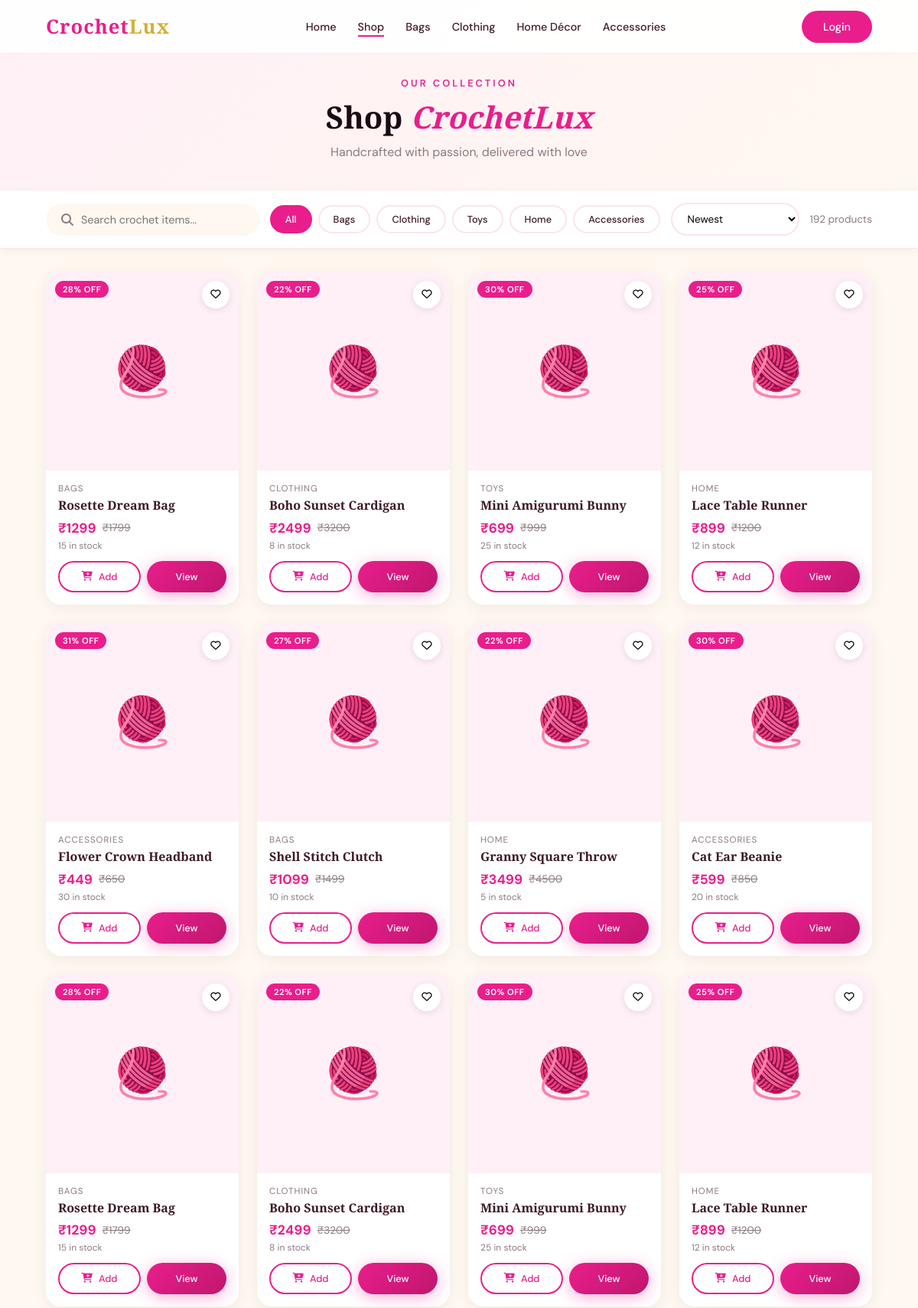
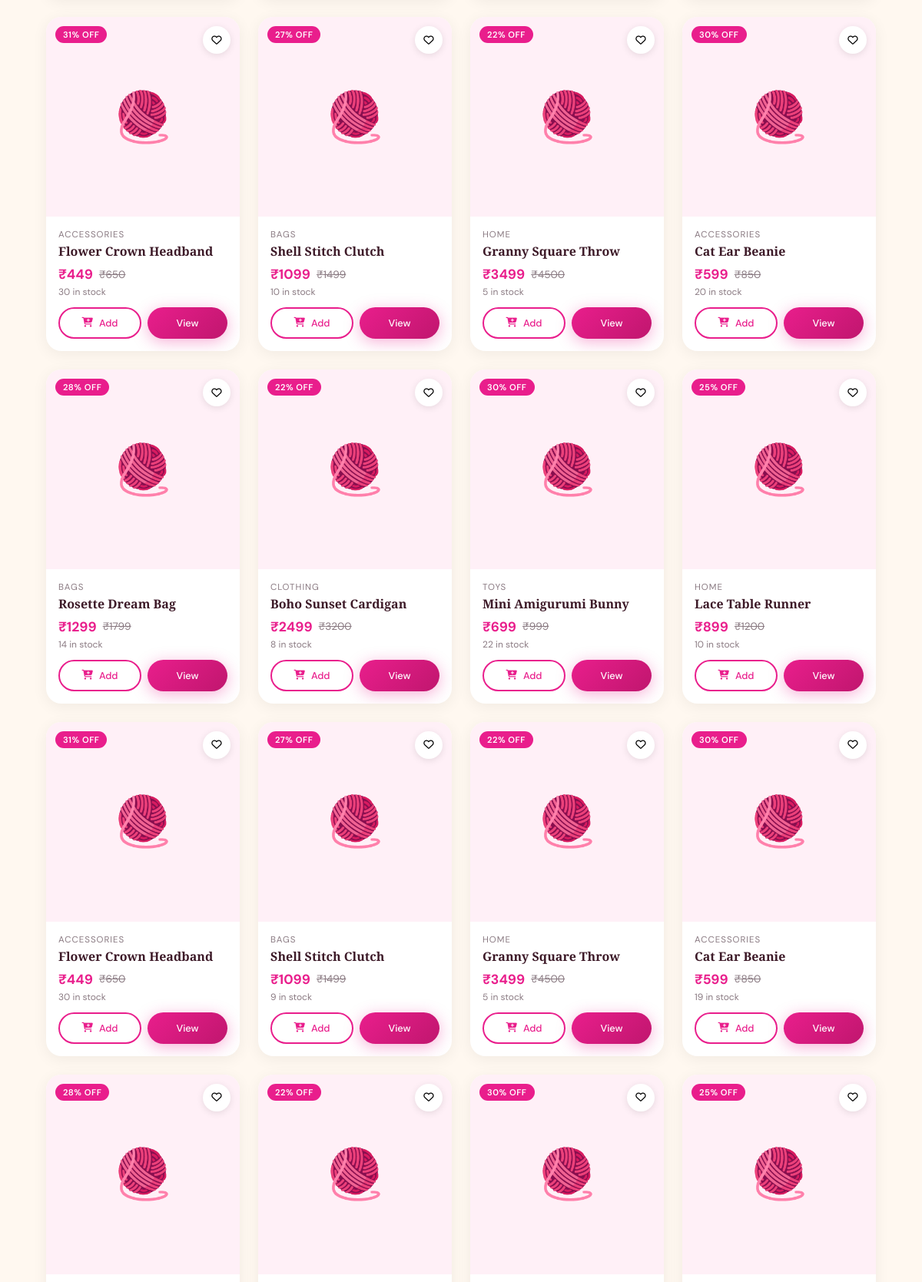
Page /shop (upper part) on the committed database (2 pictures, top to bottom).
### tables this page shows
CREATE TABLE products (
            id INTEGER PRIMARY KEY AUTOINCREMENT,
            name TEXT NOT NULL,
            description TEXT,
            price REAL NOT NULL,
            original_price REAL,
            category TEXT,
            stock INTEGER DEFAULT 0,
            image TEXT,
            images TEXT DEFAULT '[]',
            is_featured INTEGER DEFAULT 0,
            created_at TIMESTAMP DEFAULT CURRENT_TIMESTAMP
        );

### app.py (the view)
@app.route('/shop')
def shop():
    db     = get_db()
    cat    = request.args.get('cat', '')
    search = request.args.get('q', '')
    sort   = request.args.get('sort', 'newest')
    q      = "SELECT * FROM products WHERE 1=1"
    params = []
    if cat:    q += " AND category=?";                          params.append(cat)
    if search: q += " AND (name LIKE ? OR description LIKE ?)"; params += [f'%{search}%'] * 2
    q += {' low': ' ORDER BY price ASC', ' high': ' ORDER BY price DESC'}.get(
         ' ' + sort, ' ORDER BY created_at DESC')
    products   = db.execute(q, params).fetchall()
    categories = db.execute("SELECT DISTINCT category FROM products").fetchall()
    db.close()
    return render_template('shop.html', products=products, categories=categories,
                           current_cat=cat, search=search, sort=sort,
                           cart_count=get_cart_count())

### app.py (called while the page is built)
def get_db():
    db = sqlite3.connect('crochet.db')
    db.row_factory = sqlite3.Row
    return db

def get_cart_count():
    if not session.get('user_id'): return 0
    db = get_db()
    c  = db.execute("SELECT SUM(quantity) FROM cart WHERE user_id=?",
                    (session['user_id'],)).fetchone()[0]
    db.close()
    return c or 0

### templates/shop.html (shortened to what this page needs)
{% extends 'base.html' %}
{% block content %}
<div class="shop-hero">
  <p class="section-eyebrow">Our Collection</p>
  <h1>Shop <span>CrochetLux</span></h1>
  <p style="color:var(--gray);margin-top:8px">Handcrafted with passion, delivered with love</p>
</div>
<div class="shop-bar">
  <form method="GET" action="/shop" style="display:contents">
    <div class="shop-search">
      <i class="fa-solid fa-magnifying-glass" style="color:var(--gray)"></i>
      <input type="text" name="q" value="{{ search }}" placeholder="Search crochet items...">
    </div>
    <div class="cat-pills">
      <a href="/shop" class="cat-pill {% if not current_cat %}active{% endif %}">All</a>
      {% for c in categories %}
      <a href="/shop?cat={{ c['category'] }}{% if search %}&q={{ search }}{% endif %}"
         class="cat-pill {% if current_cat == c['category'] %}active{% endif %}">{{ c['category'] }}</a>
      {% endfor %}
    </div>
    <select name="sort" class="sort-select" onchange="this.form.submit()">
      <option value="newest" {% if sort=='newest' %}selected{% endif %}>Newest</option>
    </select>
  </form>
  <div class="products-count">{{ products|length }} products</div>
</div>
<div class="shop-section">
  {% if products %}
  <div class="product-grid">
    {% for p in products %}
    <div class="product-card" style="animation:fadeIn .4s ease {{ loop.index0 * 0.06 }}s both">
      <div class="card-img">
        {% if p['image'] %}
        <img src="/static/images/{{ p['image'] }}" alt="{{ p['name'] }}" onerror="this.src='/static/images/placeholder.svg'">
        {% else %}
        <div style="display:flex;align-items:center;justify-content:center;height:100%;font-size:4rem;background:var(--pink-pale)">🧶</div>
        {% endif %}
        {% if p['original_price'] and p['original_price'] > p['price'] %}
        <div class="card-badges">
          <span class="badge-tag badge-sale">{{ "%.0f"|format((p['original_price']-p['price'])/p['original_price']*100) }}% OFF</span>
        </div>
        {% endif %}
        <button class="card-wish" onclick="toggleWishlist(this,{{ p['id'] }});event.preventDefault()">
          <i class="fa-regular fa-heart"></i>
        </button>
      </div>
      <div class="card-body">
        <div class="card-category">{{ p['category'] }}</div>
        <a href="/product/{{ p['id'] }}"><div class="card-title">{{ p['name'] }}</div></a>
        <div class="card-price">
          <span class="price-current">₹{{ "%.0f"|format(p['price']) }}</span>
          {% if p['original_price'] and p['original_price'] > p['price'] %}
          <span class="price-old">₹{{ "%.0f"|format(p['original_price']) }}</span>
          {% endif %}
        </div>
        <div class="card-stock" style="color:{% if p['stock'] < 5 %}#e53935{% else %}var(--gray){% endif %}">
          {% if p['stock'] == 0 %}Out of stock
          {% elif p['stock'] < 5 %}Only {{ p['stock'] }} left!
          {% else %}{{ p['stock'] }} in stock{% endif %}
        </div>
        <div class="card-actions">
          {% if p['stock'] > 0 %}
          <button class="btn btn-outline" onclick="addToCart({{ p['id'] }})"><i class="fa-solid fa-cart-plus"></i> Add</button>
          {% endif %}
          <a href="/product/{{ p['id'] }}" class="btn btn-primary">View</a>
        </div>
      </div>
    </div>
    {% endfor %}
  </div>
  {% endif %}
</div>
{% endblock %}

### templates/base.html (style rules this page uses)
:root { --pink:#E91E8C; --pink-light:#f472b6; --pink-pale:#fff0f7; --pink-deep:#c0166e; --cream:#FFF8F0; --cream2:#fce4ec; --gold:#d4af37; --dark:#1a0a12; --text:#3d1a28; --gray:#8a7a82; --white:#ffffff; --radius:16px; --shadow:0 8px 40px rgba(233,30,140,0.15); --shadow2:0 20px 60px rgba(233,30,140,0.25); }
* { margin:0;padding:0;box-sizing:border-box }
html { scroll-behavior:smooth }
body { font-family:'DM Sans',sans-serif;background:var(--cream);color:var(--text);overflow-x:hidden }
a { text-decoration:none;color:inherit }
.btn { display:inline-flex;align-items:center;gap:8px;padding:12px 28px;border-radius:50px;font-size:.9rem;font-weight:500;cursor:pointer;transition:.3s;border:none;font-family:'DM Sans',sans-serif }
.btn-primary { background:linear-gradient(135deg,var(--pink),var(--pink-deep));color:#fff;box-shadow:0 4px 20px rgba(233,30,140,.35) }
.btn-outline { background:transparent;border:2px solid var(--pink);color:var(--pink) }
.product-card { background:#fff;border-radius:20px;overflow:hidden;transition:.4s;position:relative;box-shadow:0 4px 20px rgba(0,0,0,.06) }
.product-card .card-img { position:relative;overflow:hidden;height:260px;background:var(--pink-pale) }
.card-badges { position:absolute;top:12px;left:12px;display:flex;flex-direction:column;gap:6px }
.badge-tag { padding:4px 10px;border-radius:50px;font-size:.7rem;font-weight:600;letter-spacing:.5px }
.badge-sale { background:var(--pink);color:#fff }
.card-wish { position:absolute;top:12px;right:12px;width:36px;height:36px;background:#fff;border-radius:50%;display:flex;align-items:center;justify-content:center;cursor:pointer;box-shadow:0 2px 10px rgba(0,0,0,.1);transition:.3s;border:none }
.card-body { padding:16px }
.card-category { font-size:.72rem;text-transform:uppercase;letter-spacing:1px;color:var(--gray);margin-bottom:4px }
.card-title { font-family:'Playfair Display',serif;font-size:1rem;font-weight:600;margin-bottom:8px;line-height:1.3 }
.card-price { display:flex;align-items:center;gap:8px }
.price-current { font-size:1.1rem;font-weight:700;color:var(--pink) }
.price-old { font-size:.85rem;color:var(--gray);text-decoration:line-through }
.card-stock { font-size:.75rem;color:var(--gray);margin-top:4px }
.card-actions { display:flex;gap:8px;margin-top:12px }
.card-actions .btn { flex:1;padding:10px;font-size:.8rem;justify-content:center }
.section-eyebrow { font-size:.8rem;text-transform:uppercase;letter-spacing:3px;color:var(--pink);font-weight:600;margin-bottom:8px }
.product-grid { display:grid;grid-template-columns:repeat(auto-fill,minmax(240px,1fr));gap:24px }

### templates/shop.html (style rules this page uses)
.shop-hero { background:linear-gradient(135deg,var(--pink-pale),var(--cream));padding:100px 5% 40px;text-align:center }
.shop-hero h1 { font-family:'Playfair Display',serif;font-size:2.5rem;color:var(--dark) }
.shop-hero h1 span { color:var(--pink);font-style:italic }
.shop-bar { background:#fff;padding:16px 5%;display:flex;align-items:center;gap:14px;flex-wrap:wrap;border-bottom:1px solid var(--cream2);position:sticky;top:70px;z-index:100;box-shadow:0 2px 12px rgba(0,0,0,.05) }
.shop-search { flex:1;min-width:200px;display:flex;align-items:center;gap:10px;background:var(--cream);border-radius:50px;padding:10px 18px;border:2px solid transparent;transition:.3s }
.shop-search input { border:none;background:none;outline:none;font-size:.9rem;width:100%;font-family:'DM Sans',sans-serif }
.cat-pills { display:flex;gap:8px;flex-wrap:wrap }
.cat-pill { padding:8px 18px;border-radius:50px;font-size:.8rem;font-weight:500;cursor:pointer;border:2px solid var(--cream2);background:#fff;transition:.3s;color:var(--text) }
.cat-pill:hover,.cat-pill.active { background:var(--pink);border-color:var(--pink);color:#fff }
.sort-select { padding:10px 16px;border-radius:50px;border:2px solid var(--cream2);font-size:.85rem;background:#fff;cursor:pointer;font-family:'DM Sans',sans-serif;outline:none }
.products-count { font-size:.85rem;color:var(--gray);white-space:nowrap }
.shop-section { padding:30px 5% 60px }

### rows in the picture
products: (p['original_price']-p['price'])/p['original_price']*100 "28", category "BAGS", name "Rosette Dream Bag", price "1299", original_price "1799", stock "15"
products: (p['original_price']-p['price'])/p['original_price']*100 "22", category "CLOTHING", name "Boho Sunset Cardigan", price "2499", original_price "3200", stock "8"
products: (p['original_price']-p['price'])/p['original_price']*100 "30", category "TOYS", name "Mini Amigurumi Bunny", price "699", original_price "999", stock "25"
products: (p['original_price']-p['price'])/p['original_price']*100 "25", category "HOME", name "Lace Table Runner", price "899", original_price "1200", stock "12"
products: (p['original_price']-p['price'])/p['original_price']*100 "31", category "ACCESSORIES", name "Flower Crown Headband", price "449", original_price "650", stock "30"
products: (p['original_price']-p['price'])/p['original_price']*100 "27", category "BAGS", name "Shell Stitch Clutch", price "1099", original_price "1499", stock "10"
products: (p['original_price']-p['price'])/p['original_price']*100 "22", category "HOME", name "Granny Square Throw", price "3499", original_price "4500", stock "5"
products: (p['original_price']-p['price'])/p['original_price']*100 "30", category "ACCESSORIES", name "Cat Ear Beanie", price "599", original_price "850", stock "20"
products: (p['original_price']-p['price'])/p['original_price']*100 "28", category "BAGS", name "Rosette Dream Bag", price "1299", original_price "1799", stock "15"
products: (p['original_price']-p['price'])/p['original_price']*100 "22", category "CLOTHING", name "Boho Sunset Cardigan", price "2499", original_price "3200", stock "8"
products: (p['original_price']-p['price'])/p['original_price']*100 "30", category "TOYS", name "Mini Amigurumi Bunny", price "699", original_price "999", stock "25"
products: (p['original_price']-p['price'])/p['original_price']*100 "25", category "HOME", name "Lace Table Runner", price "899", original_price "1200", stock "12"
products: (p['original_price']-p['price'])/p['original_price']*100 "31", category "ACCESSORIES", name "Flower Crown Headband", price "449", original_price "650", stock "30"
products: (p['original_price']-p['price'])/p['original_price']*100 "27", category "BAGS", name "Shell Stitch Clutch", price "1099", original_price "1499", stock "10"
products: (p['original_price']-p['price'])/p['original_price']*100 "22", category "HOME", name "Granny Square Throw", price "3499", original_price "4500", stock "5"
products: (p['original_price']-p['price'])/p['original_price']*100 "30", category "ACCESSORIES", name "Cat Ear Beanie", price "599", original_price "850", stock "20"
products: (p['original_price']-p['price'])/p['original_price']*100 "28", category "BAGS", name "Rosette Dream Bag", price "1299", original_price "1799", stock "14"
products: (p['original_price']-p['price'])/p['original_price']*100 "22", category "CLOTHING", name "Boho Sunset Cardigan", price "2499", original_price "3200", stock "8"
products: (p['original_price']-p['price'])/p['original_price']*100 "30", category "TOYS", name "Mini Amigurumi Bunny", price "699", original_price "999", stock "22"
products: (p['original_price']-p['price'])/p['original_price']*100 "25", category "HOME", name "Lace Table Runner", price "899", original_price "1200", stock "10"
products: (p['original_price']-p['price'])/p['original_price']*100 "31", category "ACCESSORIES", name "Flower Crown Headband", price "449", original_price "650", stock "30"
products: (p['original_price']-p['price'])/p['original_price']*100 "27", category "BAGS", name "Shell Stitch Clutch", price "1099", original_price "1499", stock "9"
products: (p['original_price']-p['price'])/p['original_price']*100 "22", category "HOME", name "Granny Square Throw", price "3499", original_price "4500", stock "5"
products: (p['original_price']-p['price'])/p['original_price']*100 "30", category "ACCESSORIES", name "Cat Ear Beanie", price "599", original_price "850", stock "19"
products: (p['original_price']-p['price'])/p['original_price']*100 "28"
products: (p['original_price']-p['price'])/p['original_price']*100 "22"
products: (p['original_price']-p['price'])/p['original_price']*100 "30"
products: (p['original_price']-p['price'])/p['original_price']*100 "25"

### other values in the picture
{{ c['category'] }} "Bags" "Clothing" "Toys" "Home" "Accessories"
{{ products|length }} "192"
